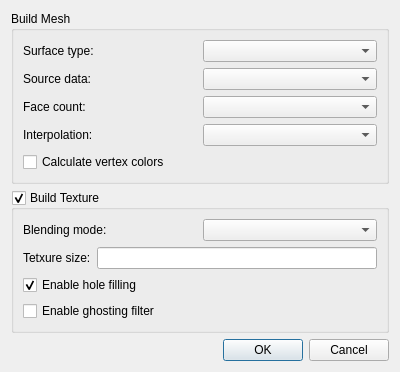
<?xml version="1.0" encoding="UTF-8"?>
<ui version="4.0">
 <class>PhotoScanPhase2Dialog</class>
 <widget class="QDialog" name="PhotoScanPhase2Dialog">
  <property name="geometry">
   <rect>
    <x>0</x>
    <y>0</y>
    <width>400</width>
    <height>363</height>
   </rect>
  </property>
  <property name="windowTitle">
   <string>Dialog</string>
  </property>
  <layout class="QVBoxLayout" name="verticalLayout">
   <item>
    <widget class="QGroupBox" name="buildMeshGroupBox">
     <property name="title">
      <string>Build Mesh</string>
     </property>
     <property name="flat">
      <bool>false</bool>
     </property>
     <layout class="QVBoxLayout" name="verticalLayout_2">
      <item>
       <layout class="QHBoxLayout" name="horizontalLayout">
        <item>
         <widget class="QLabel" name="label">
          <property name="text">
           <string>Surface type:</string>
          </property>
         </widget>
        </item>
        <item>
         <widget class="QComboBox" name="surfaceTypeComboBox"/>
        </item>
       </layout>
      </item>
      <item>
       <layout class="QHBoxLayout" name="horizontalLayout_2">
        <item>
         <widget class="QLabel" name="label_2">
          <property name="text">
           <string>Source data:</string>
          </property>
         </widget>
        </item>
        <item>
         <widget class="QComboBox" name="sourceDataComboBox"/>
        </item>
       </layout>
      </item>
      <item>
       <layout class="QHBoxLayout" name="horizontalLayout_3">
        <item>
         <widget class="QLabel" name="label_3">
          <property name="text">
           <string>Face count:</string>
          </property>
         </widget>
        </item>
        <item>
         <widget class="QComboBox" name="faceCountComboBox"/>
        </item>
       </layout>
      </item>
      <item>
       <layout class="QHBoxLayout" name="horizontalLayout_4">
        <item>
         <widget class="QLabel" name="label_4">
          <property name="text">
           <string>Interpolation:</string>
          </property>
         </widget>
        </item>
        <item>
         <widget class="QComboBox" name="interpolationComboBox"/>
        </item>
       </layout>
      </item>
      <item>
       <widget class="QCheckBox" name="vertexColorsCheckBox">
        <property name="text">
         <string>Calculate vertex colors</string>
        </property>
       </widget>
      </item>
     </layout>
    </widget>
   </item>
   <item>
    <widget class="QGroupBox" name="buildTextureGroupBox">
     <property name="title">
      <string>Build Texture</string>
     </property>
     <property name="checkable">
      <bool>true</bool>
     </property>
     <layout class="QVBoxLayout" name="verticalLayout_3">
      <item>
       <layout class="QHBoxLayout" name="horizontalLayout_5">
        <item>
         <widget class="QLabel" name="label_5">
          <property name="text">
           <string>Blending mode:</string>
          </property>
         </widget>
        </item>
        <item>
         <widget class="QComboBox" name="blendingModeComboBox"/>
        </item>
       </layout>
      </item>
      <item>
       <layout class="QHBoxLayout" name="horizontalLayout_6">
        <item>
         <widget class="QLabel" name="label_6">
          <property name="text">
           <string>Tetxure size:</string>
          </property>
         </widget>
        </item>
        <item>
         <widget class="QLineEdit" name="textureSizeLineEdit"/>
        </item>
       </layout>
      </item>
      <item>
       <widget class="QCheckBox" name="holeFillingCheckBox">
        <property name="text">
         <string>Enable hole filling</string>
        </property>
        <property name="checked">
         <bool>true</bool>
        </property>
       </widget>
      </item>
      <item>
       <widget class="QCheckBox" name="ghostingFilterCheckBox">
        <property name="text">
         <string>Enable ghosting filter</string>
        </property>
       </widget>
      </item>
     </layout>
    </widget>
   </item>
   <item>
    <widget class="QDialogButtonBox" name="buttonBox">
     <property name="orientation">
      <enum>Qt::Horizontal</enum>
     </property>
     <property name="standardButtons">
      <set>QDialogButtonBox::Cancel|QDialogButtonBox::Ok</set>
     </property>
    </widget>
   </item>
  </layout>
 </widget>
 <resources/>
 <connections>
  <connection>
   <sender>buttonBox</sender>
   <signal>accepted()</signal>
   <receiver>PhotoScanPhase2Dialog</receiver>
   <slot>accept()</slot>
   <hints>
    <hint type="sourcelabel">
     <x>248</x>
     <y>254</y>
    </hint>
    <hint type="destinationlabel">
     <x>157</x>
     <y>274</y>
    </hint>
   </hints>
  </connection>
  <connection>
   <sender>buttonBox</sender>
   <signal>rejected()</signal>
   <receiver>PhotoScanPhase2Dialog</receiver>
   <slot>reject()</slot>
   <hints>
    <hint type="sourcelabel">
     <x>316</x>
     <y>260</y>
    </hint>
    <hint type="destinationlabel">
     <x>286</x>
     <y>274</y>
    </hint>
   </hints>
  </connection>
 </connections>
</ui>
